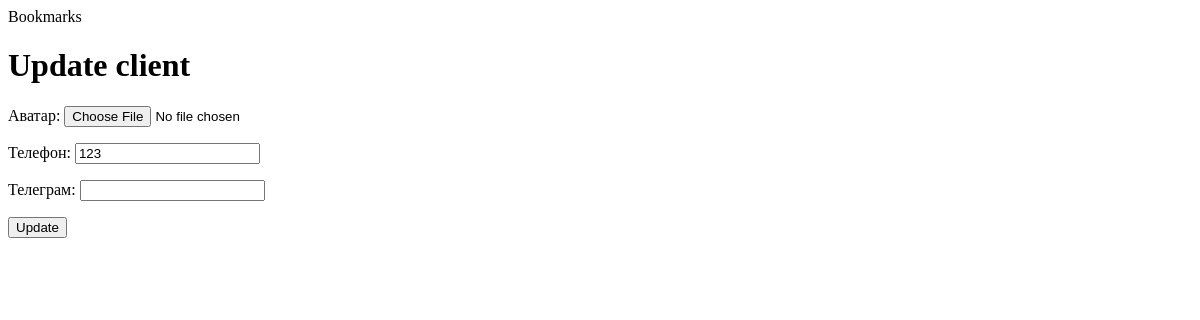
/account/cabinet/client/edit (signed in), run on an earlier commit of the app's database.
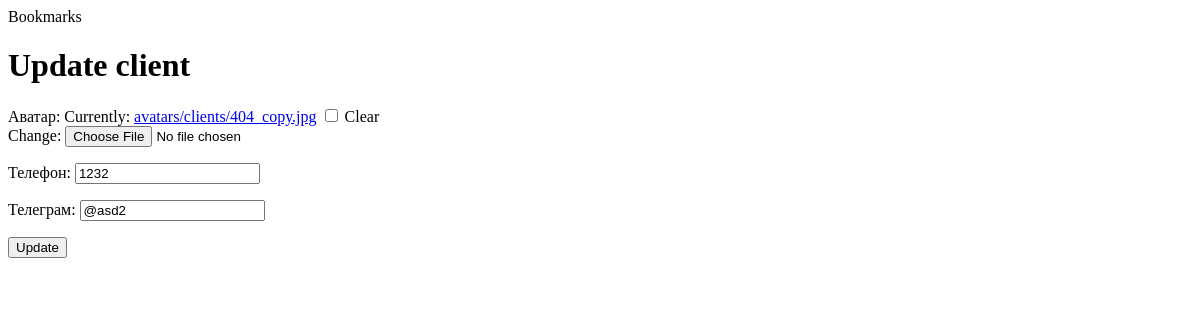
And on a later commit of the database.
### account/models.py (models this page shows, shortened)
class ClientProfile(models.Model):
    user = models.OneToOneField(User, on_delete=models.CASCADE, unique=True)
    avatar = models.ImageField(upload_to='avatars/clients', verbose_name='Аватар', blank=True)
    phone = models.IntegerField('Телефон')
    telegram = models.CharField('Телеграм', max_length=50)
    create_date = models.DateTimeField('Дата создания профиля', auto_now_add=True)
    slug = models.SlugField(max_length=200, unique=True, default='defaultclient')
    def __str__(self):
        return self.user.username
    class Meta:
        verbose_name = 'Клиент'
        verbose_name_plural = 'Клиенты'

class User(AbstractUser):
    _TYPES_OF_USER = (
        ('client', 'Клиент'),
        ('photographer', 'Фотограф'),
    )
    type = models.CharField('Тип пользователя', max_length=155, default='client')
    ratings = GenericRelation(Rating, related_query_name='users')

### account/views.py (the view)
# urls.py: path('cabinet/<slug:slug>/edit', views.ClientProfileUpdateView.as_view(), name='update_client_profile')
class ClientProfileUpdateView(LoginRequiredMixin, UpdateView):
    model = ClientProfile
    fields = ['avatar', 'phone', 'telegram']
    template_name_suffix = '_update_form'

### account/templates/account/clientprofile_update_form.html (shortened to what this page needs)
{% extends "account_base.html" %}
{% block content %}
    <h1>Update {{object}}</h1>
    <form method="post" enctype='multipart/form-data'>{% csrf_token %}
    {{ form.as_p }}
    <input type="submit" value="Update">
</form>
{% endblock %}

### account/templates/account_base.html (shortened to what this page needs)
{% load i18n %}
<!DOCTYPE html>
<html>
<head>
</head>
<body>
<div id="header">
    <span class="logo">Bookmarks</span>
</div>
<div id="content">
    {% block content %}
    {% endblock %}
</div>
</body>
</html>

What changed in the data, as far as the page shows it:
changed ClientProfile "client": phone "123" → "1232"; telegram (not shown) → "@asd2"
Also different on the page:
form field as_p: (not shown) → "☐"
text no longer shown: "Аватар: Телефон: Телеграм:"
text now shown: "Аватар: Currently: avatars/clients/404_copy.jpg Clear Change: Телефон: Телеграм:"
